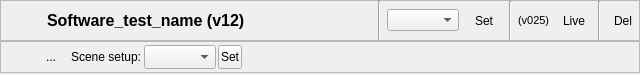
<?xml version="1.0" encoding="UTF-8"?>
<ui version="4.0">
 <class>versionAssetBlock</class>
 <widget class="QWidget" name="versionAssetBlock">
  <property name="enabled">
   <bool>true</bool>
  </property>
  <property name="geometry">
   <rect>
    <x>0</x>
    <y>0</y>
    <width>640</width>
    <height>75</height>
   </rect>
  </property>
  <property name="sizePolicy">
   <sizepolicy hsizetype="Preferred" vsizetype="Fixed">
    <horstretch>0</horstretch>
    <verstretch>0</verstretch>
   </sizepolicy>
  </property>
  <property name="minimumSize">
   <size>
    <width>0</width>
    <height>75</height>
   </size>
  </property>
  <property name="maximumSize">
   <size>
    <width>16777215</width>
    <height>75</height>
   </size>
  </property>
  <property name="windowTitle">
   <string>Form</string>
  </property>
  <layout class="QGridLayout" name="gridLayout_2">
   <property name="margin">
    <number>0</number>
   </property>
   <property name="spacing">
    <number>0</number>
   </property>
   <item row="0" column="0">
    <widget class="QFrame" name="versionAssetMainFrame">
     <property name="sizePolicy">
      <sizepolicy hsizetype="Preferred" vsizetype="Fixed">
       <horstretch>0</horstretch>
       <verstretch>0</verstretch>
      </sizepolicy>
     </property>
     <property name="frameShape">
      <enum>QFrame::StyledPanel</enum>
     </property>
     <property name="frameShadow">
      <enum>QFrame::Raised</enum>
     </property>
     <layout class="QGridLayout" name="gridLayout">
      <property name="margin">
       <number>0</number>
      </property>
      <item row="0" column="0">
       <layout class="QHBoxLayout" name="horizontalLayout">
        <item>
         <widget class="QToolButton" name="status_indicator">
          <property name="enabled">
           <bool>true</bool>
          </property>
          <property name="text">
           <string/>
          </property>
          <property name="icon">
           <iconset>
            <normaloff>../../../opt/OpenTools/Icons/green-on-32.png</normaloff>../../../opt/OpenTools/Icons/green-on-32.png</iconset>
          </property>
          <property name="iconSize">
           <size>
            <width>32</width>
            <height>32</height>
           </size>
          </property>
          <property name="popupMode">
           <enum>QToolButton::DelayedPopup</enum>
          </property>
          <property name="autoRaise">
           <bool>true</bool>
          </property>
          <property name="arrowType">
           <enum>Qt::NoArrow</enum>
          </property>
         </widget>
        </item>
        <item>
         <widget class="QLabel" name="asset_name">
          <property name="font">
           <font>
            <pointsize>12</pointsize>
            <weight>75</weight>
            <bold>true</bold>
           </font>
          </property>
          <property name="text">
           <string>Software_test_name (v12)</string>
          </property>
         </widget>
        </item>
        <item>
         <spacer name="horizontalSpacer">
          <property name="orientation">
           <enum>Qt::Horizontal</enum>
          </property>
          <property name="sizeHint" stdset="0">
           <size>
            <width>20</width>
            <height>20</height>
           </size>
          </property>
         </spacer>
        </item>
        <item>
         <widget class="Line" name="line_2">
          <property name="orientation">
           <enum>Qt::Vertical</enum>
          </property>
         </widget>
        </item>
        <item>
         <widget class="QComboBox" name="versionlist"/>
        </item>
        <item>
         <widget class="QToolButton" name="getVersion_but">
          <property name="sizePolicy">
           <sizepolicy hsizetype="Fixed" vsizetype="Fixed">
            <horstretch>0</horstretch>
            <verstretch>0</verstretch>
           </sizepolicy>
          </property>
          <property name="minimumSize">
           <size>
            <width>38</width>
            <height>39</height>
           </size>
          </property>
          <property name="maximumSize">
           <size>
            <width>38</width>
            <height>39</height>
           </size>
          </property>
          <property name="text">
           <string>Set</string>
          </property>
          <property name="icon">
           <iconset>
            <normaloff>../../../opt/OpenTools/Icons/build-32.png</normaloff>../../../opt/OpenTools/Icons/build-32.png</iconset>
          </property>
          <property name="iconSize">
           <size>
            <width>32</width>
            <height>32</height>
           </size>
          </property>
          <property name="autoRaise">
           <bool>true</bool>
          </property>
         </widget>
        </item>
        <item>
         <widget class="Line" name="line_3">
          <property name="orientation">
           <enum>Qt::Vertical</enum>
          </property>
         </widget>
        </item>
        <item>
         <widget class="QLabel" name="live_label">
          <property name="font">
           <font>
            <pointsize>8</pointsize>
            <weight>50</weight>
            <bold>false</bold>
           </font>
          </property>
          <property name="text">
           <string>(v025)</string>
          </property>
         </widget>
        </item>
        <item>
         <widget class="QToolButton" name="getLive_but">
          <property name="text">
           <string>Live</string>
          </property>
          <property name="icon">
           <iconset>
            <normaloff>../../../opt/OpenTools/Icons/agt_action_success-256.png</normaloff>../../../opt/OpenTools/Icons/agt_action_success-256.png</iconset>
          </property>
          <property name="iconSize">
           <size>
            <width>32</width>
            <height>32</height>
           </size>
          </property>
          <property name="autoRaise">
           <bool>true</bool>
          </property>
         </widget>
        </item>
        <item>
         <widget class="Line" name="line">
          <property name="orientation">
           <enum>Qt::Vertical</enum>
          </property>
         </widget>
        </item>
        <item>
         <widget class="QToolButton" name="delete_but">
          <property name="text">
           <string>Del</string>
          </property>
          <property name="icon">
           <iconset>
            <normaloff>../../../opt/OpenTools/Icons/cnrdelete-all-32.png</normaloff>../../../opt/OpenTools/Icons/cnrdelete-all-32.png</iconset>
          </property>
          <property name="iconSize">
           <size>
            <width>32</width>
            <height>32</height>
           </size>
          </property>
          <property name="autoRaise">
           <bool>true</bool>
          </property>
         </widget>
        </item>
       </layout>
      </item>
     </layout>
    </widget>
   </item>
   <item row="1" column="0">
    <widget class="QFrame" name="shotSetupFrame">
     <property name="sizePolicy">
      <sizepolicy hsizetype="Preferred" vsizetype="Fixed">
       <horstretch>0</horstretch>
       <verstretch>0</verstretch>
      </sizepolicy>
     </property>
     <property name="minimumSize">
      <size>
       <width>0</width>
       <height>32</height>
      </size>
     </property>
     <property name="frameShape">
      <enum>QFrame::StyledPanel</enum>
     </property>
     <property name="frameShadow">
      <enum>QFrame::Sunken</enum>
     </property>
     <layout class="QGridLayout" name="gridLayout_3">
      <property name="margin">
       <number>2</number>
      </property>
      <property name="spacing">
       <number>2</number>
      </property>
      <item row="0" column="0">
       <layout class="QHBoxLayout" name="horizontalLayout_2">
        <item>
         <spacer name="horizontalSpacer_2">
          <property name="orientation">
           <enum>Qt::Horizontal</enum>
          </property>
          <property name="sizeType">
           <enum>QSizePolicy::Preferred</enum>
          </property>
          <property name="sizeHint" stdset="0">
           <size>
            <width>40</width>
            <height>20</height>
           </size>
          </property>
         </spacer>
        </item>
        <item>
         <widget class="QToolButton" name="littleled">
          <property name="minimumSize">
           <size>
            <width>16</width>
            <height>16</height>
           </size>
          </property>
          <property name="maximumSize">
           <size>
            <width>16</width>
            <height>16</height>
           </size>
          </property>
          <property name="text">
           <string>...</string>
          </property>
          <property name="icon">
           <iconset>
            <normaloff>../../../opt/OpenTools/Icons/green-on-32.png</normaloff>../../../opt/OpenTools/Icons/green-on-32.png</iconset>
          </property>
          <property name="iconSize">
           <size>
            <width>16</width>
            <height>16</height>
           </size>
          </property>
          <property name="autoRaise">
           <bool>true</bool>
          </property>
         </widget>
        </item>
        <item>
         <spacer name="addedspacer">
          <property name="orientation">
           <enum>Qt::Horizontal</enum>
          </property>
          <property name="sizeType">
           <enum>QSizePolicy::Fixed</enum>
          </property>
          <property name="sizeHint" stdset="0">
           <size>
            <width>10</width>
            <height>20</height>
           </size>
          </property>
         </spacer>
        </item>
        <item>
         <widget class="QLabel" name="label_2">
          <property name="text">
           <string>Scene setup:</string>
          </property>
         </widget>
        </item>
        <item>
         <widget class="QComboBox" name="setupversionlist">
          <property name="minimumSize">
           <size>
            <width>0</width>
            <height>24</height>
           </size>
          </property>
          <property name="maximumSize">
           <size>
            <width>16777215</width>
            <height>24</height>
           </size>
          </property>
         </widget>
        </item>
        <item>
         <widget class="QToolButton" name="getSetupVersion_but">
          <property name="minimumSize">
           <size>
            <width>24</width>
            <height>24</height>
           </size>
          </property>
          <property name="maximumSize">
           <size>
            <width>24</width>
            <height>24</height>
           </size>
          </property>
          <property name="text">
           <string>Set</string>
          </property>
          <property name="icon">
           <iconset>
            <normaloff>../../../opt/OpenTools/Icons/kdevelop_down-32.png</normaloff>../../../opt/OpenTools/Icons/kdevelop_down-32.png</iconset>
          </property>
          <property name="iconSize">
           <size>
            <width>16</width>
            <height>16</height>
           </size>
          </property>
         </widget>
        </item>
        <item>
         <spacer name="horizontalSpacer_3">
          <property name="orientation">
           <enum>Qt::Horizontal</enum>
          </property>
          <property name="sizeType">
           <enum>QSizePolicy::Expanding</enum>
          </property>
          <property name="sizeHint" stdset="0">
           <size>
            <width>40</width>
            <height>24</height>
           </size>
          </property>
         </spacer>
        </item>
       </layout>
      </item>
     </layout>
    </widget>
   </item>
  </layout>
 </widget>
 <resources/>
 <connections/>
</ui>
